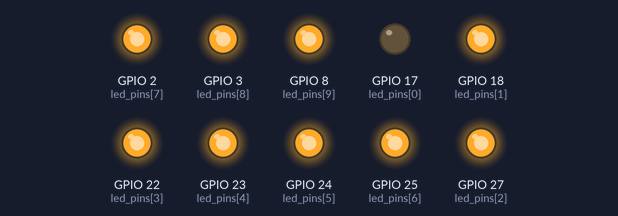
Bench run of a program on a simulated Raspberry Pi (BCM pin numbers). On the bench: output pins drawn as LEDs (lit = HIGH). What the program prints to the terminal is not drawn.

Above: at 0.05 s.
At 0.75 s:
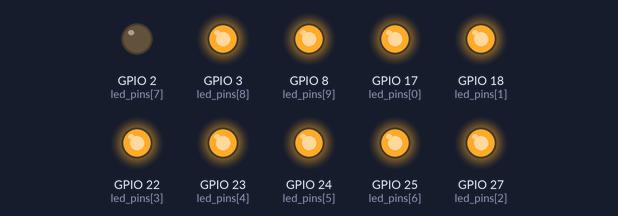
At 1.55 s:
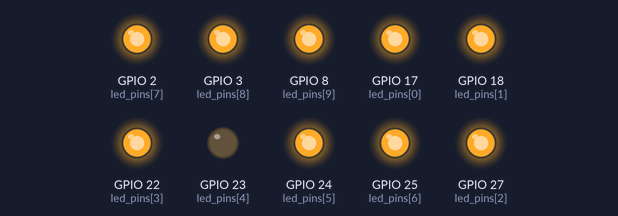
At 2.25 s:
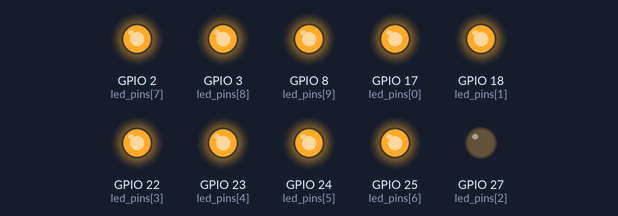
At 3.0 s:
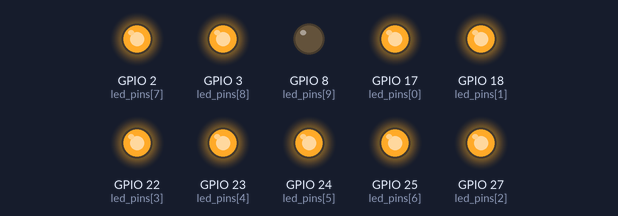
At 4.35 s:
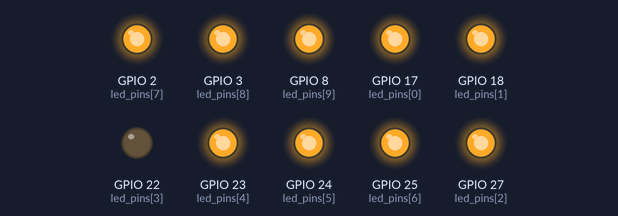
Timing chart, 0 to 4.7 s (numbered marks = the images above):
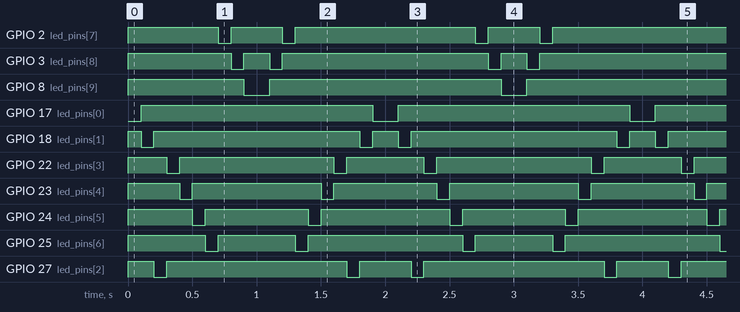

Measured:
- by itself, GPIO 2 (led_pins[7]): repeats every 2.0 s: HIGH 0.40 s, LOW 0.10 s, HIGH 1.4 s, LOW 0.10 s
- by itself, GPIO 3 (led_pins[8]): repeats every 2.0 s: HIGH 0.20 s, LOW 0.10 s, HIGH 1.6 s, LOW 0.10 s
- by itself, GPIO 8 (led_pins[9]), GPIO 17 (led_pins[0]): alternates HIGH for 1.8 s and LOW for 0.20 s
- by itself, GPIO 18 (led_pins[1]): repeats every 2.0 s: HIGH 1.6 s, LOW 0.10 s, HIGH 0.20 s, LOW 0.10 s
- by itself, GPIO 22 (led_pins[3]): repeats every 2.0 s: HIGH 1.2 s, LOW 0.10 s, HIGH 0.60 s, LOW 0.10 s
- by itself, GPIO 23 (led_pins[4]): repeats every 2.0 s: HIGH 1.0 s, LOW 0.10 s, HIGH 0.80 s, LOW 0.10 s
- by itself, GPIO 24 (led_pins[5]): repeats every 2.0 s: HIGH 0.80 s, LOW 0.10 s, HIGH 1.0 s, LOW 0.10 s
- by itself, GPIO 25 (led_pins[6]): repeats every 2.0 s: HIGH 0.60 s, LOW 0.10 s, HIGH 1.2 s, LOW 0.10 s

The program:

003-water-lights.py
```python
import RPi.GPIO as GPIO
import time

led_pins = [17, 18, 27, 22, 23, 24, 25, 2, 3, 8]


def init():
    GPIO.setmode(GPIO.BCM)
    GPIO.setup(led_pins, GPIO.OUT)
    GPIO.output(led_pins, GPIO.HIGH)


def loop():
    while True:
        for pin in led_pins:
            GPIO.output(pin, GPIO.LOW)
            time.sleep(0.1)
            GPIO.output(pin, GPIO.HIGH)

        for pin in led_pins[::-1]:
            GPIO.output(pin, GPIO.LOW)
            time.sleep(0.1)
            GPIO.output(pin, GPIO.HIGH)


def destroy():
    GPIO.cleanup()


if __name__ == "__main__":
    print("Started...")
    init()
    try:
        loop()
    except KeyboardInterrupt:
        print("Stopped after a keyboard interrupt...")
    finally:
        destroy()
```
